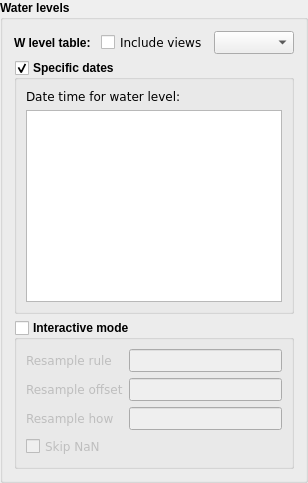
                          <widget class="QgsCollapsibleGroupBox" name="wlvl_groupbox">
                           <property name="font">
                            <font>
                             <bold>true</bold>
                            </font>
                           </property>
                           <property name="title">
                            <string>Water levels</string>
                           </property>
                           <property name="flat">
                            <bool>true</bool>
                           </property>
                           <property name="checkable">
                            <bool>false</bool>
                           </property>
                           <property name="collapsed">
                            <bool>true</bool>
                           </property>
                           <layout class="QVBoxLayout" name="vertical_layout_3">
                            <item>
                             <layout class="QHBoxLayout" name="horizontal_layout">
                              <item>
                               <widget class="QLabel" name="label">
                                <property name="text">
                                 <string>W level table:</string>
                                </property>
                               </widget>
                              </item>
                              <item>
                               <widget class="QCheckBox" name="include_views_check_box">
                                <property name="font">
                                 <font>
                                  <family>DejaVu Sans</family>
                                  <pointsize>9</pointsize>
                                  <bold>false</bold>
                                 </font>
                                </property>
                                <property name="text">
                                 <string>Include views</string>
                                </property>
                               </widget>
                              </item>
                              <item>
                               <widget class="QComboBox" name="wlvltable">
                                <property name="font">
                                 <font>
                                  <family>DejaVu Sans</family>
                                  <pointsize>9</pointsize>
                                  <bold>false</bold>
                                 </font>
                                </property>
                                <property name="toolTip">
                                 <string>Table with water level data</string>
                                </property>
                               </widget>
                              </item>
                             </layout>
                            </item>
                            <item>
                             <widget class="QGroupBox" name="specific_dates_groupbox">
                              <property name="title">
                               <string>Specific dates</string>
                              </property>
                              <property name="flat">
                               <bool>false</bool>
                              </property>
                              <property name="checkable">
                               <bool>true</bool>
                              </property>
                              <property name="checked">
                               <bool>true</bool>
                              </property>
                              <layout class="QVBoxLayout" name="vertical_layout_5">
                               <item>
                                <widget class="QLabel" name="label_3">
                                 <property name="sizePolicy">
                                  <sizepolicy hsizetype="Preferred" vsizetype="Fixed">
                                   <horstretch>0</horstretch>
                                   <verstretch>0</verstretch>
                                  </sizepolicy>
                                 </property>
                                 <property name="font">
                                  <font>
                                   <family>DejaVu Sans</family>
                                   <pointsize>9</pointsize>
                                   <bold>false</bold>
                                  </font>
                                 </property>
                                 <property name="text">
                                  <string>Date time for water level:</string>
                                 </property>
                                </widget>
                               </item>
                               <item>
                                <widget class="QTextEdit" name="datetime">
                                 <property name="sizePolicy">
                                  <sizepolicy hsizetype="Preferred" vsizetype="Expanding">
                                   <horstretch>0</horstretch>
                                   <verstretch>0</verstretch>
                                  </sizepolicy>
                                 </property>
                                 <property name="font">
                                  <font>
                                   <family>DejaVu Sans</family>
                                   <pointsize>9</pointsize>
                                   <bold>false</bold>
                                  </font>
                                 </property>
                                 <property name="toolTip">
                                  <string>&lt;!DOCTYPE HTML PUBLIC &quot;-//W3C//DTD HTML 4.0//EN&quot; &quot;http://www.w3.org/TR/REC-html40/strict.dtd&quot;&gt;
&lt;html&gt;&lt;head&gt;&lt;meta name=&quot;qrichtext&quot; content=&quot;1&quot; /&gt;&lt;style type=&quot;text/css&quot;&gt;
p, li { white-space: pre-wrap; }
&lt;/style&gt;&lt;/head&gt;&lt;body style=&quot; font-family:'Sans Serif'; font-size:9pt; font-weight:400; font-style:normal;&quot;&gt;
&lt;p style=&quot; margin-top:0px; margin-bottom:0px; margin-left:0px; margin-right:0px; -qt-block-indent:0; text-indent:0px;&quot;&gt;&lt;span style=&quot; font-family:'Sans';&quot;&gt;Give date with desired precision, eg: &lt;br /&gt;YYYY&lt;br /&gt;YYYY-MM &lt;br /&gt;YYYY-MM-DD &lt;br /&gt;For each obspoint, the first w level data matching your strings will be used in plot.&lt;/span&gt;&lt;/p&gt;
&lt;p style=&quot;-qt-paragraph-type:empty; margin-top:0px; margin-bottom:0px; margin-left:0px; margin-right:0px; -qt-block-indent:0; text-indent:0px; font-family:'Sans';&quot;&gt;&lt;br /&gt;&lt;/p&gt;
&lt;p style=&quot; margin-top:0px; margin-bottom:0px; margin-left:0px; margin-right:0px; -qt-block-indent:0; text-indent:0px;&quot;&gt;&lt;span style=&quot; font-family:'Sans';&quot;&gt;(optional&lt;/span&gt;&lt;/p&gt;
&lt;p style=&quot; margin-top:0px; margin-bottom:0px; margin-left:0px; margin-right:0px; -qt-block-indent:0; text-indent:0px;&quot;&gt;&lt;span style=&quot; font-family:'Sans';&quot;&gt;By giving obsids separated by ; after the date, only those obsids will be included in each line plot.&lt;/span&gt;&lt;/p&gt;
&lt;p style=&quot; margin-top:0px; margin-bottom:0px; margin-left:0px; margin-right:0px; -qt-block-indent:0; text-indent:0px;&quot;&gt;&lt;span style=&quot; font-family:'Sans';&quot;&gt;Ex:&lt;/span&gt;&lt;/p&gt;
&lt;p style=&quot; margin-top:0px; margin-bottom:0px; margin-left:0px; margin-right:0px; -qt-block-indent:0; text-indent:0px;&quot;&gt;&lt;span style=&quot; font-family:'Sans';&quot;&gt;YYYY;obsid1;obsid2&lt;/span&gt;&lt;/p&gt;
&lt;p style=&quot; margin-top:0px; margin-bottom:0px; margin-left:0px; margin-right:0px; -qt-block-indent:0; text-indent:0px;&quot;&gt;&lt;span style=&quot; font-family:'Sans';&quot;&gt;XXXX;obsid3;obsid4&lt;/span&gt;&lt;/p&gt;
&lt;p style=&quot; margin-top:0px; margin-bottom:0px; margin-left:0px; margin-right:0px; -qt-block-indent:0; text-indent:0px;&quot;&gt;&lt;span style=&quot; font-family:'Sans';&quot;&gt;)&lt;/span&gt;&lt;/p&gt;
&lt;p style=&quot;-qt-paragraph-type:empty; margin-top:0px; margin-bottom:0px; margin-left:0px; margin-right:0px; -qt-block-indent:0; text-indent:0px; font-family:'Sans';&quot;&gt;&lt;br /&gt;&lt;/p&gt;
&lt;p style=&quot; margin-top:0px; margin-bottom:0px; margin-left:0px; margin-right:0px; -qt-block-indent:0; text-indent:0px;&quot;&gt;&lt;span style=&quot; font-family:'Sans';&quot;&gt;(optional&lt;/span&gt;&lt;/p&gt;
&lt;p style=&quot; margin-top:0px; margin-bottom:0px; margin-left:0px; margin-right:0px; -qt-block-indent:0; text-indent:0px;&quot;&gt;&lt;span style=&quot; font-family:'Sans';&quot;&gt;If the &amp;quot;date&amp;quot; string contains more than numbers and '-', the string will be treated as an sql &lt;/span&gt;&lt;span style=&quot; font-family:'Sans'; font-style:italic;&quot;&gt;WHERE condition&lt;/span&gt;&lt;span style=&quot; font-family:'Sans';&quot;&gt; string instead.&lt;/span&gt;&lt;/p&gt;
&lt;p style=&quot; margin-top:0px; margin-bottom:0px; margin-left:0px; margin-right:0px; -qt-block-indent:0; text-indent:0px;&quot;&gt;&lt;span style=&quot; font-family:'Sans';&quot;&gt;Ex 1:&lt;/span&gt;&lt;/p&gt;
&lt;p style=&quot; margin-top:0px; margin-bottom:0px; margin-left:0px; margin-right:0px; -qt-block-indent:0; text-indent:0px;&quot;&gt;&lt;span style=&quot; font-family:'Sans';&quot;&gt;date_time LIKE '2019%' and date_time != '2019-12-21'&lt;/span&gt;&lt;/p&gt;
&lt;p style=&quot; margin-top:0px; margin-bottom:0px; margin-left:0px; margin-right:0px; -qt-block-indent:0; text-indent:0px;&quot;&gt;&lt;span style=&quot; font-family:'Sans';&quot;&gt;Ex 2:&lt;/span&gt;&lt;/p&gt;
&lt;p style=&quot; margin-top:0px; margin-bottom:0px; margin-left:0px; margin-right:0px; -qt-block-indent:0; text-indent:0px;&quot;&gt;&lt;span style=&quot; font-family:'Sans';&quot;&gt;(obsid = 'Rb001' AND date_time LIKE '2019-12-31') OR &lt;/span&gt;&lt;span style=&quot; font-family:'Sans';&quot;&gt;(obsid = 'Rb002' AND date_time LIKE '2020-01-01')&lt;/span&gt;&lt;/p&gt;
&lt;p style=&quot;-qt-paragraph-type:empty; margin-top:0px; margin-bottom:0px; margin-left:0px; margin-right:0px; -qt-block-indent:0; text-indent:0px; font-family:'Sans';&quot;&gt;&lt;br /&gt;&lt;/p&gt;&lt;/body&gt;&lt;/html&gt;</string>
                                 </property>
                                </widget>
                               </item>
                              </layout>
                             </widget>
                            </item>
                            <item>
                             <widget class="QGroupBox" name="interactive_groupbox">
                              <property name="title">
                               <string>Interactive mode</string>
                              </property>
                              <property name="checkable">
                               <bool>true</bool>
                              </property>
                              <property name="checked">
                               <bool>false</bool>
                              </property>
                              <layout class="QGridLayout" name="grid_layout">
                               <item row="1" column="1">
                                <widget class="QLineEdit" name="resample_offset">
                                 <property name="font">
                                  <font>
                                   <family>DejaVu Sans</family>
                                   <pointsize>9</pointsize>
                                   <bold>false</bold>
                                  </font>
                                 </property>
                                 <property name="inputMethodHints">
                                  <set>Qt::ImhNone</set>
                                 </property>
                                </widget>
                               </item>
                               <item row="0" column="1">
                                <widget class="QLineEdit" name="resample_rule">
                                 <property name="font">
                                  <font>
                                   <family>DejaVu Sans</family>
                                   <pointsize>9</pointsize>
                                   <bold>false</bold>
                                  </font>
                                 </property>
                                </widget>
                               </item>
                               <item row="0" column="0">
                                <widget class="QLabel" name="label_9">
                                 <property name="font">
                                  <font>
                                   <family>DejaVu Sans</family>
                                   <pointsize>9</pointsize>
                                   <bold>false</bold>
                                  </font>
                                 </property>
                                 <property name="text">
                                  <string>Resample rule</string>
                                 </property>
                                </widget>
                               </item>
                               <item row="2" column="1">
                                <widget class="QLineEdit" name="resample_how">
                                 <property name="font">
                                  <font>
                                   <family>DejaVu Sans</family>
                                   <pointsize>9</pointsize>
                                   <bold>false</bold>
                                  </font>
                                 </property>
                                </widget>
                               </item>
                               <item row="1" column="0">
                                <widget class="QLabel" name="resample_offset_label">
                                 <property name="font">
                                  <font>
                                   <family>DejaVu Sans</family>
                                   <pointsize>9</pointsize>
                                   <bold>false</bold>
                                  </font>
                                 </property>
                                 <property name="text">
                                  <string>Resample offset</string>
                                 </property>
                                </widget>
                               </item>
                               <item row="2" column="0">
                                <widget class="QLabel" name="label_11">
                                 <property name="font">
                                  <font>
                                   <family>DejaVu Sans</family>
                                   <pointsize>9</pointsize>
                                   <bold>false</bold>
                                  </font>
                                 </property>
                                 <property name="text">
                                  <string>Resample how</string>
                                 </property>
                                </widget>
                               </item>
                               <item row="3" column="0">
                                <widget class="QCheckBox" name="skip_nan">
                                 <property name="sizePolicy">
                                  <sizepolicy hsizetype="Minimum" vsizetype="Fixed">
                                   <horstretch>0</horstretch>
                                   <verstretch>0</verstretch>
                                  </sizepolicy>
                                 </property>
                                 <property name="font">
                                  <font>
                                   <family>DejaVu Sans</family>
                                   <pointsize>9</pointsize>
                                   <bold>false</bold>
                                  </font>
                                 </property>
                                 <property name="text">
                                  <string>Skip NaN</string>
                                 </property>
                                </widget>
                               </item>
                              </layout>
                             </widget>
                            </item>
                           </layout>
                          </widget>
